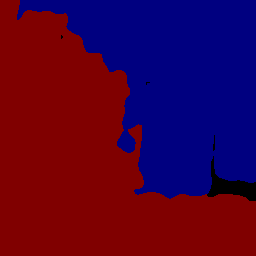
#> input picture 23毕业闫瑞杰/代码/Other operation/Our method/ce201703.png, 256 x 256 px
$ python imageMinus.py
#> lines starting #> are read from the running program, lines starting #| are printed output that depends on the picture
#图像减法 - 血液流动
import cv2
img1 = cv2.imread("Our method/ce201703.png")
#> img1 is the input picture: shape (256, 256, 3); mean B, G, R 54.1, 0, 72.3
img2 = cv2.imread("Our method/ce202003.png")
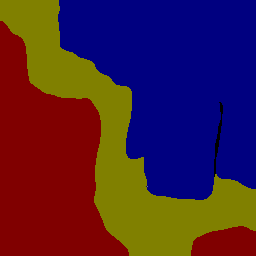
#> input picture 23毕业闫瑞杰/代码/Other operation/Our method/ce202003.png, 256 x 256 px
#> img2 is the input picture: shape (256, 256, 3); mean B, G, R 55.1, 34.1, 72.5

bitwiseXor = cv2.bitwise_xor(img1,img2)
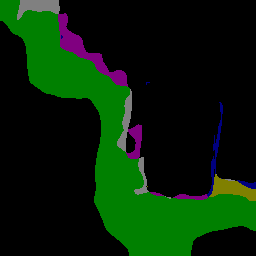
#> bitwiseXor: shape (256, 256, 3); mean B, G, R 6.1, 34.1, 6.5

cv2.imshow("bitwiseXor异或运算：",bitwiseXor)
cv2.imwrite("output/ce03.png", bitwiseXor)
cv2.waitKey(0)
cv2.destroyAllWindows()
